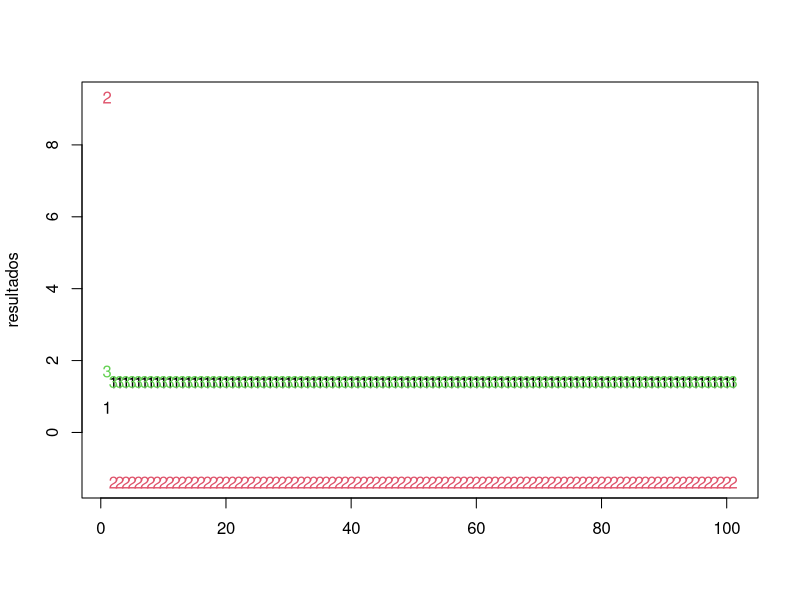

Write the R code that produced this figure.
# definindo args
matriz <- matrix(1, ncol = 3, nrow = 3)
diag(matriz) <- 0

tempo <- 100
z <- runif(dim(matriz)[1], min = 0, max = 10)
theta <- runif(dim(matriz)[1], min = 0, max = 10)
intfor <- 0.1
alpha <- 0.2
antprob <- 0.1
vmatriz <- matriz * 0
phi <- 0.2
barreira <- 2

### transformando links
for(i in 1:nrow(matriz)){
  for(j in 1:ncol(matriz)){
    if(matriz[i,j] == 1){
      sorte <- runif(1, min = 0, max = 1)
      if(sorte <= antprob){
        matriz[i,j] = 0
        vmatriz[i,j] = 1
      }
    }  
  }
}

#somando a matriz de mutualismo e antagonismo
q = matriz + vmatriz

#dinamica coevolutiva
#forças de interação
resultados <- matrix(NA, ncol = dim(matriz)[1])
resultados[1,] <- z

for(t in 1:tempo){
  for(i in 1:dim(matriz)[1]){
    for(i in 1:dim(matriz)[1]){
      if(q[i,j] > 0){
        q[i,j] = exp(-alpha * ((z[j] - z[i])^2))
      }
    }
  }

  q = q /apply(q,1,sum)
  q = intfor * q
  s = matrix(0, ncol = dim(matriz)[1], nrow = 1)

  for(i in 1:dim(matriz)[1]){
    s[i] = s[i] + (phi * ((1 - intfor) * (theta[i] - z[i])))
  }

  for(j in 1:ncol(matriz)){
    if(matriz[i,j] > 0){
      s[i] = s[i] + (phi * (q[i,j] * (z[j] - z[i])))}
    else{
      if(vmatriz[i,j] > 0){
        if(abs(z[j] - z[i]) < barreira){
          if(z[i] > z[j]){
            s[i] = s[i] + (phi * (q[i,j] * (z[j] + barreira - z[1])))}
          else{
            s[i] = s[i] + (phi * (q[i,j] * (z[j] - barreira - z[1])))}
        }
      }
    }
  }

  resultados <- rbind(resultados, s)

}

matplot(resultados)

